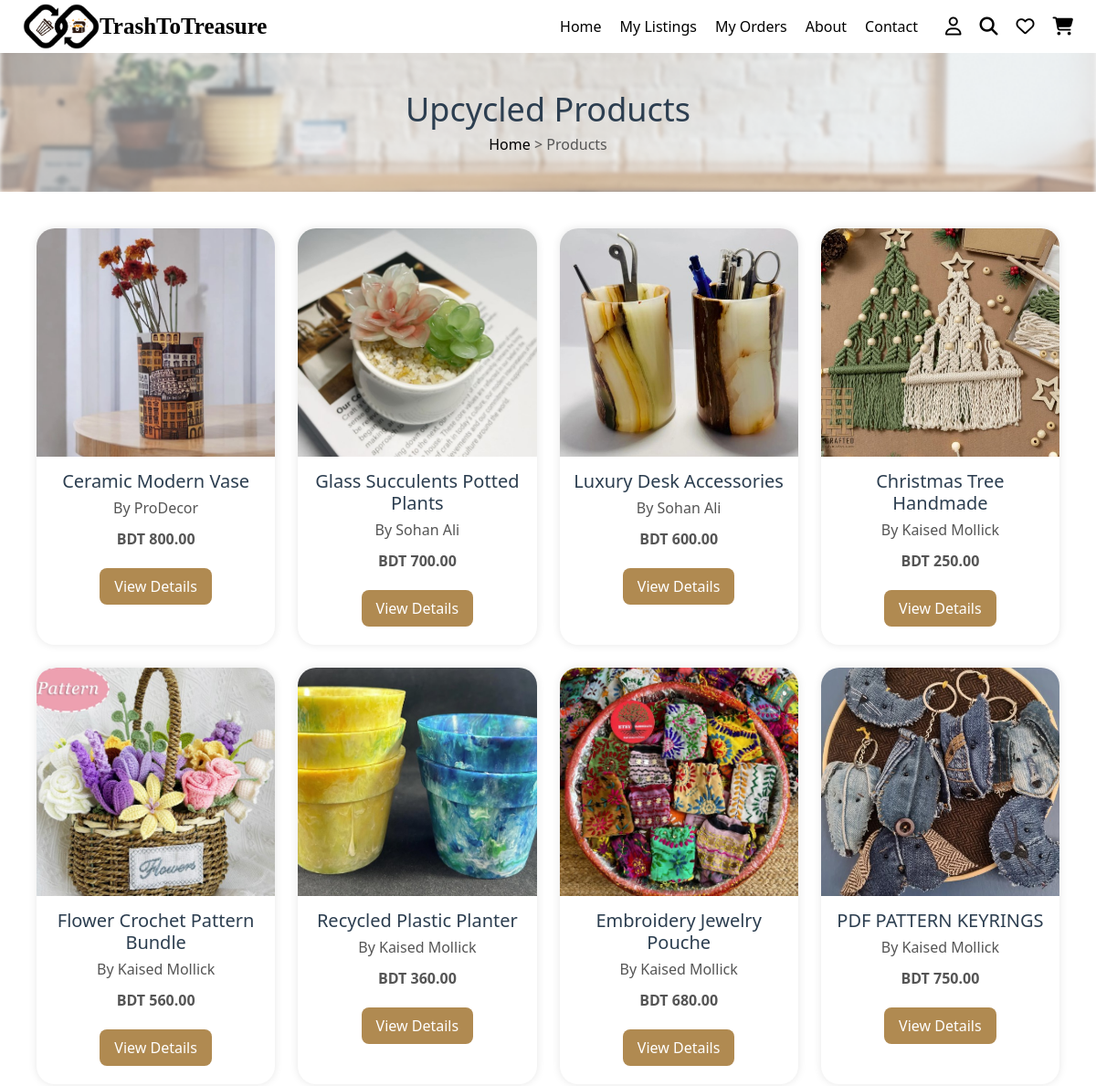
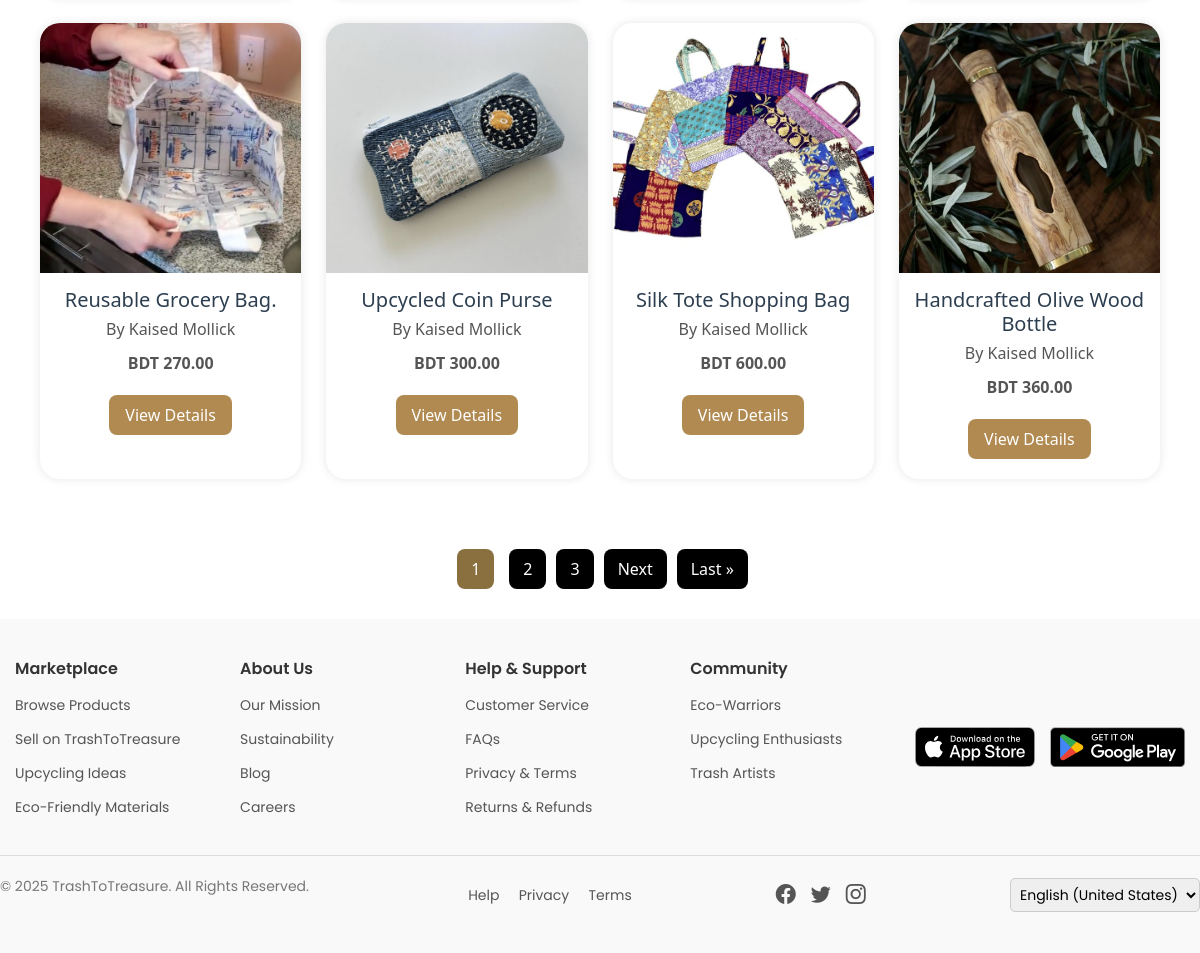
Screenshot of /upcycled_products/ (signed in) with the database file from the repository (2 pictures, top to bottom).
### marketplace/models.py (models this page shows, shortened)
class UpcycledProduct(models.Model):
    product_name = models.CharField(max_length=255, default="")
    category = models.CharField(max_length=100, default="")
    description = models.TextField()
    price = models.DecimalField(max_digits=10, decimal_places=2)
    product_status = models.CharField(max_length=20, choices=PRODUCT_STATUS_CHOICES, default='active')
    artisan = models.ForeignKey(User, on_delete=models.CASCADE, related_name='upcycled_products', null=True, blank=True)
    approval_status = models.BooleanField(default=False)
    stock_availability = models.IntegerField()
    product_images = models.ImageField(upload_to='upcycled_products/', blank=True, null=True)
    location = models.CharField(max_length=255, default="")
    rating = models.DecimalField(max_digits=3, decimal_places=2, default=0.0)
    tags = models.CharField(max_length=255, blank=True, null=True)
    listing_date = models.DateTimeField(auto_now_add=True)
    last_updated = models.DateTimeField(auto_now=True, null=True, blank=True)
    sold_count = models.IntegerField(default=0)
    delivery_status = models.CharField(max_length=20, choices=DELIVERY_STATUS_CHOICES, default='ready')
    slug = models.SlugField(max_length=255, unique=True, blank=True)
    reviews = GenericRelation(Review)

### users/models.py (models this page shows, shortened)
class CustomUser(AbstractUser):
    name = models.CharField(max_length=100)
    email = models.EmailField(unique=True)
    phone = models.CharField(max_length=15)
    role = models.CharField(max_length=10, choices=ROLE_CHOICES)
    account_status = models.CharField(max_length=10, choices=ACCOUNT_STATUS_CHOICES, default='active')
    objects = CustomUserManager()  # ✅ Use your custom manager
    REQUIRED_FIELDS = ['email']
    USERNAME_FIELD = 'username'

### marketplace/views.py (the view)
# urls.py: path('upcycled_products/', views.upcycled_products, name='upcycled_products'),
@login_required
def upcycled_products(request):
    products = UpcycledProduct.objects.all().order_by('-id')
    paginator = Paginator(products, 12)  # 12 products per page
    page_number = request.GET.get('page')
    page_obj = paginator.get_page(page_number)
    return render(request, 'upcycled_products.html', {'page_obj': page_obj})

### marketplace/templates/upcycled_products.html (shortened to what this page needs)
{% load static %}
{% include "header.html" %}
<!DOCTYPE html>
<html lang="en">
<head>
    <link rel="stylesheet" href="{% static 'css/buyer_profile.css' %}">
</head>
<body>
<section class="product-banner">
    <h2>Upcycled Products</h2>
    <p><a href="/">Home</a> > Products</p>
</section>
<div class="products-grid">
    {% for product in page_obj %}
        <div class="product-card">
            <img src="{{ product.product_images.url }}" alt="{{ product.product_name }}">
            <h3>{{ product.product_name }}</h3>
            <p>By {{ product.artisan.name }}</p>
            <p><strong>BDT {{ product.price }}</strong></p>
            <a href="{% url 'upcycled_product_details' product.slug %}">View Details</a>
        </div>
    {% endfor %}
</div>
<div class="pagination-wrapper">
    <div class="pagination">
        {% for num in page_obj.paginator.page_range %}
            {% if page_obj.number == num %}
                <strong style="margin: 0 5px;">{{ num }}</strong>
            {% elif num >= page_obj.number|add:'-2' and num <= page_obj.number|add:'2' %}
                <a href="?page={{ num }}">{{ num }}</a>
            {% endif %}
        {% endfor %}
        {% if page_obj.has_next %}
            <a href="?page={{ page_obj.next_page_number }}">Next</a>
            <a href="?page={{ page_obj.paginator.num_pages }}">Last &raquo;</a>
        {% endif %}
    </div>
</div>
</body>
</html>
{% include "footer.html" %}

### marketplace/static/css/buyer_profile.css (style rules this page uses)
.product-banner { text-align: center; padding: 50px 0; background: url('/static/images/bg.png') no-repeat center; background-size: cover; color: #000; }
.product-banner h2 { font-size: 40px; margin: 0; }
.product-banner p { margin: 10px 0 0; }
.product-banner a { color: #000; text-decoration: none; }
h2 { font-size: 24px; margin-bottom: 20px; color: #333; }

### marketplace/templates/header.html (style rules this page uses)
* { margin: 0; padding: 0; box-sizing: border-box; }
body { font-family: Arial, sans-serif; background: #fff; }

### marketplace/templates/upcycled_products.html (style rules this page uses)
.products-grid { display: grid; grid-template-columns: repeat(auto-fit, minmax(250px, 1fr)); gap: 25px; padding: 40px; max-width: 1200px; margin: auto; }
.product-card { background: #fff; border-radius: 20px; box-shadow: 0 0 10px rgba(0,0,0,0.1); overflow: hidden; text-align: center; transition: 0.3s ease-in-out; }
.product-card img { width: 100%; height: 250px; object-fit: cover; }
.product-card h3 { margin: 15px 10px 5px; font-size: 20px; color: #2c3e50; }
.product-card p { margin: 0 10px 10px; color: #555; }
.product-card a { display: inline-block; margin: 10px 0 20px; padding: 8px 16px; background-color: #b08a51; color: #fff; border-radius: 8px; text-decoration: none; }
.product-banner { text-align: center; background-color: #e0f7ec; padding: 40px 0; }
.product-banner h2 { font-size: 36px; color: #2c3e50; }
.product-banner p { color: #555; margin-top: 5px; }
.pagination-wrapper { width: 100%; display: flex; justify-content: center; margin: 30px 0; }
.pagination { display: flex; gap: 10px; flex-wrap: wrap; }
.pagination a, .pagination strong { padding: 8px 14px; background-color:rgb(0, 0, 0); color: #fff; border-radius: 8px; text-decoration: none; font-weight: 500; }
.pagination strong { background-color: #8a6f3f; }

### rows the page displays
UpcycledProduct: product_images (picture), product_name "Ceramic Modern Vase", artisan.name "ProDecor", price "800.00"
UpcycledProduct: product_images (picture), product_name "Glass Succulents Potted Plants", artisan.name "Sohan Ali", price "700.00"
UpcycledProduct: product_images (picture), product_name "Luxury Desk Accessories", artisan.name "Sohan Ali", price "600.00"
UpcycledProduct: product_images (picture), product_name "Christmas Tree Handmade", artisan.name "Kaised Mollick", price "250.00"
UpcycledProduct: product_images (picture), product_name "Flower Crochet Pattern Bundle", artisan.name "Kaised Mollick", price "560.00"
UpcycledProduct: product_images (picture), product_name "Recycled Plastic Planter", artisan.name "Kaised Mollick", price "360.00"
UpcycledProduct: product_images (picture), product_name "Embroidery Jewelry Pouche", artisan.name "Kaised Mollick", price "680.00"
UpcycledProduct: product_images (picture), product_name "PDF PATTERN KEYRINGS", artisan.name "Kaised Mollick", price "750.00"
UpcycledProduct: product_images (picture), product_name "Reusable Grocery Bag.", artisan.name "Kaised Mollick", price "270.00"
UpcycledProduct: product_images (picture), product_name "Upcycled Coin Purse", artisan.name "Kaised Mollick", price "300.00"
UpcycledProduct: product_images (picture), product_name "Silk Tote Shopping Bag", artisan.name "Kaised Mollick", price "600.00"
UpcycledProduct: product_images (picture), product_name "Handcrafted Olive Wood Bottle", artisan.name "Kaised Mollick", price "360.00"

### other values shown
{{ num }} "1"
{{ num }} "2" "3"
